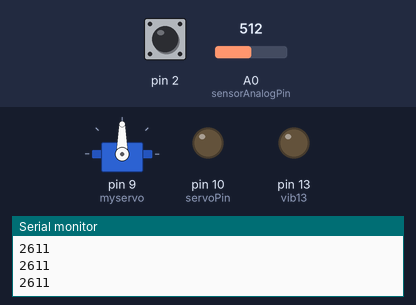
The sketch below on a simulated Arduino Uno, built with avr-gcc and run on an emulated ATmega328P. On the bench: servo, output pins drawn as LEDs (lit = HIGH), the last lines printed to the serial monitor. The test bench sets the inputs (shaded band); at power-on: A0 (sensorAnalogPin) = 512, pin 2 HIGH.

Above: at 1.2 s.
1.3 s: A0 (sensorAnalogPin) set to 775
2.8 s: A0 (sensorAnalogPin) set to 801
At 3.4 s:
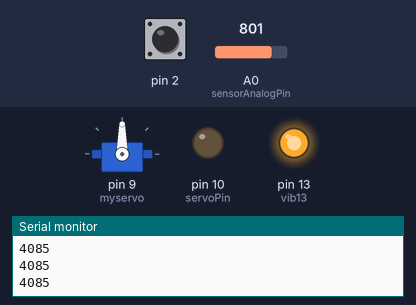
4.3 s: A0 (sensorAnalogPin) set to 716
At 4.7 s:
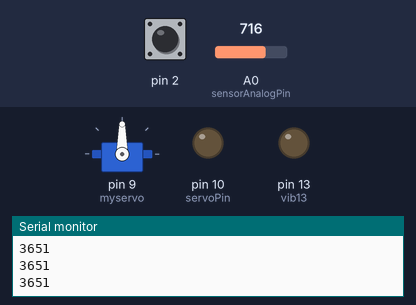
5.8 s: A0 (sensorAnalogPin) set to 900
At 6.3 s:
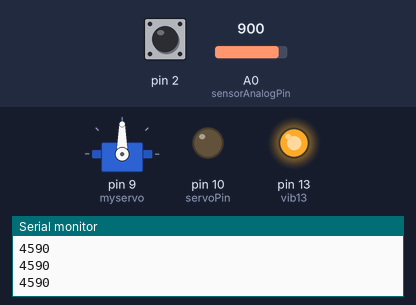
Timing chart, 0 to 8.3 s (numbered marks = the images above; inputs shaded):
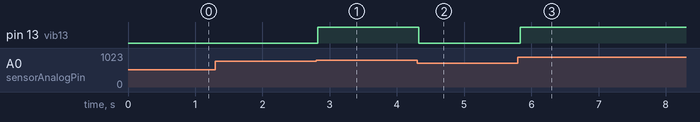

Measured:
- the behaviour switches between 784 and 785 on A0 (sensorAnalogPin) (found by bisection; images 0 and 1)
- after the input at 2.8 s, pin 13 (vib13): LOW → HIGH at once
- after the input at 4.3 s, pin 13 (vib13): HIGH → LOW at once
- after the input at 5.8 s, pin 13 (vib13): LOW → HIGH at once

The sketch:

Sound_Sensor-vibrate_motor.ino
```cpp
// www.elegoo.com
// 2018.10.24
/*
  LED1 should be lit, showing power. LED2 indicates sound input, and the sensitivity is adjusted by potentiometer.
  There is a tiny screw on the blue potentiometer block that you can use for adjustment. Turning that
  clockwise lowers the potentiometer value, while counter-clockwise raises the potentiometer value.
  Use the potentiometer to adjust the Sound Sensor sensitivity. Turn the potentiometer
  several rotations until you see the LED2 extinguish (or just faintly blink). This might be slightly greater than
  500, if you are also watching Serial Monitor (inital adjustment), or, Serial Plotter (the latter is prefererd for observation).
  Special thanks to user CRomer, for his input and hard work!
*/

//sound+vibrate
int  sensorAnalogPin = A0;    // Select the Arduino input pin to accept the Sound Sensor's analog output
int  sensorDigitalPin = 7;    // Select the Arduino input pin to accept the Sound Sensor's digital output
int  analogValue = 0;         // Define variable to store the analog value coming from the Sound Sensor
int  realValue;
int  digitalValue;            // Define variable to store the digital value coming from the Sound Sensor
int  vib13 = 13;              // Define LED port; this is the LED built in to the Arduino (labled L)

//ballswitch
const int servoPin = 10;
int digitalVal = digitalRead(2);
//servo
#include <Servo.h>
Servo myservo;
int pos = 0;

void setup()
{
  Serial.begin(9600);               // The IDE settings for Serial Monitor/Plotter (preferred) must match this speed
  pinMode(sensorDigitalPin,INPUT);  // Define pin 7 as an input port, to accept digital input
  pinMode(vib13,OUTPUT);

  pinMode(servoPin,OUTPUT);//initialize the ledPin as an output
  pinMode(2,INPUT);
  digitalWrite(2, HIGH);

  myservo.attach(9);
}

void loop(){
  analogValue = analogRead(sensorAnalogPin); // Read the value of the analog interface A0 assigned to digitalValue
  //digitalValue=digitalRead(sensorDigitalPin); // Read the value of the digital interface 7 assigned to digitalValue
 analogValue = map(analogValue, 0, 50, 0, 255);
  // analogWrite(Led13, analogValue);
Serial.println(analogValue); // Send the analog value to the serial transmit interface

  if(analogValue>4000)      // When the Sound Sensor sends signla, via voltage present, light LED13 (L)
  {
    digitalWrite(vib13,HIGH);
    delay(100);
  }
  else
  {
    digitalWrite(vib13,LOW);
  }

  delay(50);                  // Slight pause so that we don't overwhelm the serial interface

}


  //Serial.println(digitalVal);

/*
  if(HIGH == digitalVal)
  {
    for (pos = 0; pos <= 180; pos += 1) { // goes from 0 degrees to 180 degrees
    // in steps of 1 degree
    myservo.write(pos);              // tell servo to go to position in variable 'pos'
    delay(15);                       // waits 15ms for the servo to reach the position
  }
  }
  else
  {

   for (pos = 180; pos >= 0; pos -= 1) { // goes from 180 degrees to 0 degrees
    myservo.write(pos);              // tell servo to go to position in variable 'pos'
    delay(15);                       // waits 15ms for the servo to reach the position
  }
}
*/
```
